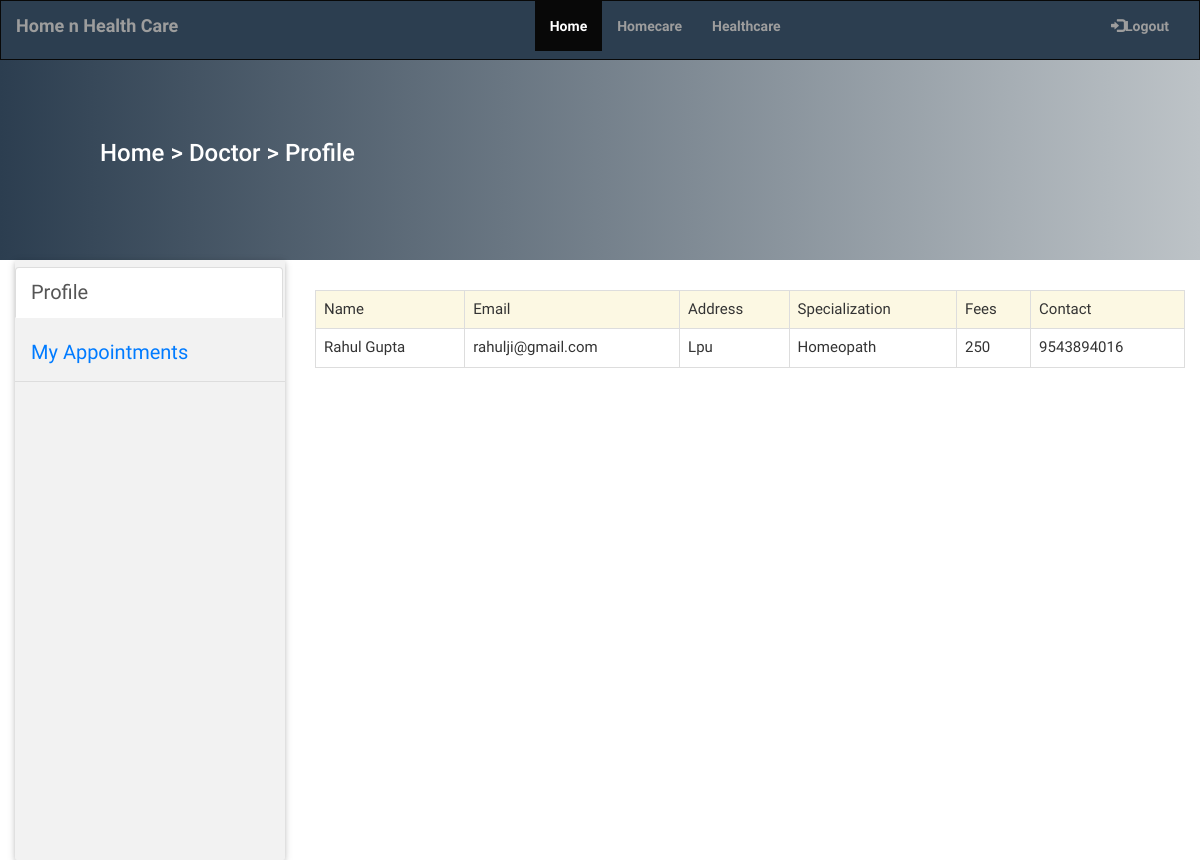
Page /doctor/profile1.php (signed in) on the committed database.
### tables this page shows
CREATE TABLE `doctors` (
  `id` int(10) NOT NULL,
  `specilization` varchar(255) NOT NULL,
  `address` varchar(255) NOT NULL,
  `fees` varchar(255) NOT NULL,
  `contactno` double NOT NULL,
  `email1` varchar(255) NOT NULL,
  `pass` varchar(255) NOT NULL,
  `name1` varchar(255) NOT NULL,
  `img` text NOT NULL
);

### doctor/profile1.php (the view, shortened to what this page needs)
<?php
include('../include/config.php');
$id = $_SESSION['id'];
?>
<html>
    <head>
        <link rel="stylesheet" href="https://maxcdn.bootstrapcdn.com/bootstrap/3.4.0/css/bootstrap.min.css">
        <link rel="stylesheet" href="../css/mdb.min.css">
        <link rel="stylesheet" href="../css/style.css">
    </head>
    <body>
            <?php
            include('../include/header.php');
            ?>
            <div class="col-sm-12 header">
                <h3 class="h3" style="color:white;">Home > Doctor > Profile</h3>
            </div>
            <div class="col-sm-3 ">
                <div class="card side-header">
                        <ul class="nav nav-tabs">
                            <li class="active"><a data-toggle="tab" href="#home">Profile</a></li>
                            <li><a data-toggle="tab" href="#menu1">My Appointments</a></li>
                        </ul>
                </div>
            </div>
            <div class="col-sm-9 pt3">
                    <div class="tab-content">
                            <div id="home" class="tab-pane fade in active">
                            <table class="table table-bordered table-responsive">
                                <tr class="warning">
                                        <th>Name</th>
                                        <th>Email</th>
                                        <th>Address</th>
                                        <th>Specialization</th>
                                        <th>Fees</th>
                                        <th>Contact</th>
                                </tr>
                                    <?php
                                    $sql1 = "SELECT * from doctors where id ='$id'";
                                    $result = mysqli_query($conn,$sql1);
                                    if(mysqli_num_rows($result) > 0)
                                        {
                                            while($row = mysqli_fetch_assoc($result))
                                            {
                                                echo '<tr>
                                                <td>'.$row["name1"].'</td>
                                                <td>'.$row["email1"].'</td>
                                                <td>'.$row["address"].'</td>
                                                <td>'.$row["specilization"].'</td>
                                                <td> '.$row["fees"].'</td>
                                                <td>'.$row["contactno"].'</td>';
                                            }
                                        }
                                        else
                                        {
                                        echo mysqli_error($conn);
                                        }
                                        ?>
                                </tr>
                            </table>
                            </div>
                          </div>
            </div>

### css/style.css (style rules this page uses)
.pt3 { padding-top:30px; padding-bottom:10px; }
.card { background-color:#fff; border-radius:02px; padding-top:02px; padding-bottom:02px; }
.header { width:100%; height:200px; padding-top:60px; padding-bottom:30px; padding-left:100px; background: #bdc3c7; background: -webkit-linear-gradient(to right, #2c3e50, #bdc3c7); background: linear-gradient(to right, #2c3e50, #bdc3c7); }
.nav-tabs li { float:none; border:none; padding-top:05px; padding-bottom:05px; font-size:20px; }
.side-header { height:600px!important; background-color:rgba(0,0,0,0.05); }
table>tbody>tr>td { font-size:15px!important; font-weight:400!important; }
table>tbody>tr>th { font-size:15px!important; font-weight:400!important; }

### rows in the picture
doctors: name1 "Rahul Gupta", email1 "rahulji@gmail.com", address "Lpu", specilization "Homeopath", fees "250", contactno "9543894016"
